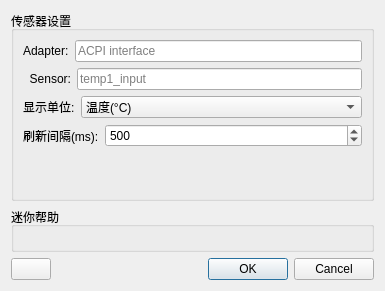
<?xml version="1.0" encoding="UTF-8"?>
<ui version="4.0">
 <class>SensorSettingDialog</class>
 <widget class="QDialog" name="SensorSettingDialog">
  <property name="geometry">
   <rect>
    <x>0</x>
    <y>0</y>
    <width>385</width>
    <height>291</height>
   </rect>
  </property>
  <property name="windowTitle">
   <string>Dialog</string>
  </property>
  <layout class="QVBoxLayout" name="verticalLayout">
   <item>
    <widget class="QGroupBox" name="groupBox">
     <property name="title">
      <string>传感器设置</string>
     </property>
     <layout class="QVBoxLayout" name="verticalLayout_2">
      <item>
       <layout class="QHBoxLayout" name="horizontalLayout">
        <item>
         <widget class="QLabel" name="label">
          <property name="text">
           <string>Adapter:</string>
          </property>
         </widget>
        </item>
        <item>
         <widget class="QLineEdit" name="edit_adapter">
          <property name="placeholderText">
           <string>ACPI interface</string>
          </property>
         </widget>
        </item>
       </layout>
      </item>
      <item>
       <layout class="QHBoxLayout" name="horizontalLayout_2">
        <item>
         <widget class="QLabel" name="label_2">
          <property name="text">
           <string>  Sensor:</string>
          </property>
         </widget>
        </item>
        <item>
         <widget class="QLineEdit" name="edit_sensor">
          <property name="placeholderText">
           <string>temp1_input</string>
          </property>
         </widget>
        </item>
       </layout>
      </item>
      <item>
       <layout class="QHBoxLayout" name="horizontalLayout_4">
        <item>
         <widget class="QLabel" name="label_4">
          <property name="text">
           <string>显示单位:</string>
          </property>
         </widget>
        </item>
        <item>
         <widget class="QComboBox" name="comboBox">
          <property name="sizePolicy">
           <sizepolicy hsizetype="Expanding" vsizetype="Fixed">
            <horstretch>0</horstretch>
            <verstretch>0</verstretch>
           </sizepolicy>
          </property>
          <item>
           <property name="text">
            <string>温度(°C)</string>
           </property>
          </item>
          <item>
           <property name="text">
            <string>电压(V)</string>
           </property>
          </item>
          <item>
           <property name="text">
            <string>电流(A)</string>
           </property>
          </item>
          <item>
           <property name="text">
            <string>功耗(W)</string>
           </property>
          </item>
          <item>
           <property name="text">
            <string>风扇(RPM)</string>
           </property>
          </item>
         </widget>
        </item>
       </layout>
      </item>
      <item>
       <layout class="QHBoxLayout" name="horizontalLayout_5">
        <item>
         <widget class="QLabel" name="label_5">
          <property name="text">
           <string>刷新间隔(ms):</string>
          </property>
         </widget>
        </item>
        <item>
         <widget class="QSpinBox" name="spinbox_delay">
          <property name="sizePolicy">
           <sizepolicy hsizetype="Expanding" vsizetype="Fixed">
            <horstretch>0</horstretch>
            <verstretch>0</verstretch>
           </sizepolicy>
          </property>
          <property name="minimum">
           <number>50</number>
          </property>
          <property name="maximum">
           <number>5000</number>
          </property>
          <property name="value">
           <number>500</number>
          </property>
         </widget>
        </item>
       </layout>
      </item>
      <item>
       <spacer name="verticalSpacer">
        <property name="orientation">
         <enum>Qt::Vertical</enum>
        </property>
        <property name="sizeHint" stdset="0">
         <size>
          <width>20</width>
          <height>41</height>
         </size>
        </property>
       </spacer>
      </item>
     </layout>
    </widget>
   </item>
   <item>
    <widget class="QGroupBox" name="groupBox_2">
     <property name="title">
      <string>迷你帮助</string>
     </property>
     <layout class="QGridLayout" name="gridLayout">
      <property name="leftMargin">
       <number>4</number>
      </property>
      <property name="topMargin">
       <number>4</number>
      </property>
      <property name="rightMargin">
       <number>4</number>
      </property>
      <property name="bottomMargin">
       <number>4</number>
      </property>
      <item row="0" column="0">
       <widget class="QLabel" name="label_3">
        <property name="text">
         <string/>
        </property>
        <property name="alignment">
         <set>Qt::AlignCenter</set>
        </property>
       </widget>
      </item>
     </layout>
    </widget>
   </item>
   <item>
    <layout class="QHBoxLayout" name="horizontalLayout_3">
     <item>
      <widget class="QPushButton" name="pushButton">
       <property name="text">
        <string/>
       </property>
       <property name="icon">
        <iconset resource="resources.qrc">
         <normaloff>:/sensor_what.png</normaloff>:/sensor_what.png</iconset>
       </property>
       <property name="iconSize">
        <size>
         <width>24</width>
         <height>24</height>
        </size>
       </property>
      </widget>
     </item>
     <item>
      <spacer name="horizontalSpacer">
       <property name="orientation">
        <enum>Qt::Horizontal</enum>
       </property>
       <property name="sizeHint" stdset="0">
        <size>
         <width>40</width>
         <height>20</height>
        </size>
       </property>
      </spacer>
     </item>
     <item>
      <widget class="QDialogButtonBox" name="buttonBox">
       <property name="orientation">
        <enum>Qt::Horizontal</enum>
       </property>
       <property name="standardButtons">
        <set>QDialogButtonBox::Cancel|QDialogButtonBox::Ok</set>
       </property>
      </widget>
     </item>
    </layout>
   </item>
  </layout>
 </widget>
 <resources>
  <include location="resources.qrc"/>
 </resources>
 <connections>
  <connection>
   <sender>buttonBox</sender>
   <signal>accepted()</signal>
   <receiver>SensorSettingDialog</receiver>
   <slot>accept()</slot>
   <hints>
    <hint type="sourcelabel">
     <x>248</x>
     <y>254</y>
    </hint>
    <hint type="destinationlabel">
     <x>157</x>
     <y>274</y>
    </hint>
   </hints>
  </connection>
  <connection>
   <sender>buttonBox</sender>
   <signal>rejected()</signal>
   <receiver>SensorSettingDialog</receiver>
   <slot>reject()</slot>
   <hints>
    <hint type="sourcelabel">
     <x>316</x>
     <y>260</y>
    </hint>
    <hint type="destinationlabel">
     <x>286</x>
     <y>274</y>
    </hint>
   </hints>
  </connection>
 </connections>
</ui>
